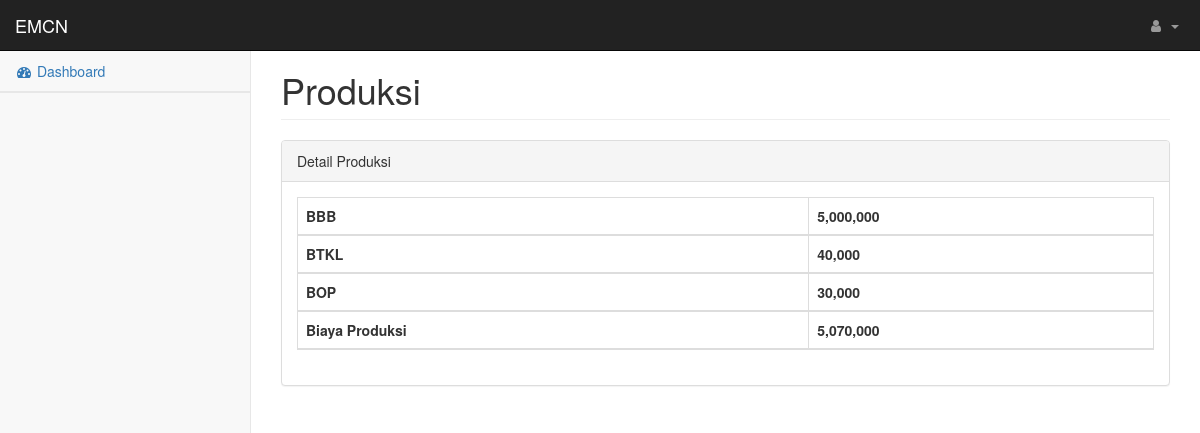
The page /index.php/ProduksiController/getDetail/PRD-00001 on the database its author committed.
### tables this page shows
CREATE TABLE `produksi` (
  `no_transaksi` varchar(50) NOT NULL,
  `kd_produk` varchar(50) NOT NULL,
  `kd_pesanan` varchar(50) NOT NULL,
  `tanggal` date NOT NULL,
  `total` int(11) NOT NULL,
  `bbb` int(11) NOT NULL,
  `btkl` int(11) NOT NULL,
  `bop` int(11) NOT NULL
);

### application/controllers/ProduksiController.php (called while the page is built, shortened)
<?php
class ProduksiController extends CI_Controller {
    public function getDetail()
    {
        $id = $this->uri->segment(3);
        $index['produksi'] = $this->ProduksiModel->getDetail($id);
        $index['nav']  = 'Produksi';
        $index['sub']  = 'Detail Produksi';
        $index['content'] = 'produksi/detail_view';
		    $this->load->view('Template', $index);
    }
}

### index.php (called while the page is built, shortened)
<?php
require_once BASEPATH.'core/CodeIgniter.php';

### application/models/ProduksiModel.php (called while the page is built, shortened)
<?php
class ProduksiModel extends CI_Model
{
    public function getDetail($id)
    {
        $this->db->select('bbb,btkl,bop,total');
        $this->db->from('produksi');
        $this->db->where('no_transaksi',$id);
        return $this->db->get()->row_array();
    }
}
?>

### application/views/produksi/detail_view.php (the view)
<div class="row">
<div class="col-md-12">
<h1 class="page-header"><?php echo $nav; ?></h1>
</div>
</div>
<div class="row">
<div class="col-md-12">
<div class="panel panel-default">
<div class="panel-heading"><?php echo $sub; ?></div>
<div class="panel-body">
<div class="table-responsive">
<table class="table table-bordered table-striped table-hover">
<thead>
<tr>
<th>BBB</th>
<th><?php echo number_format($produksi['bbb']); ?></th>
</tr>
<tr>
<th>BTKL</th>
<th><?php echo number_format($produksi['btkl']); ?></th>
</tr>
<tr>
<th>BOP</th>
<th><?php echo number_format($produksi['bop']); ?></th>
</tr>
<tr>
<th>Biaya Produksi</th>
<th><?php echo number_format($produksi['total']); ?></th>
</tr>
</thead>
</table>
</div>
</div>
</div>
</div>
</div>

### assets/css/startmin.css (style rules this page uses)
body { background-color: #f8f8f8; }

### rows shown on the page
produksi: bbb "5,000,000", btkl "40,000", bop "30,000", total "5,070,000"

### other values the page prints
$nav "Produksi"
$sub "Detail Produksi"
